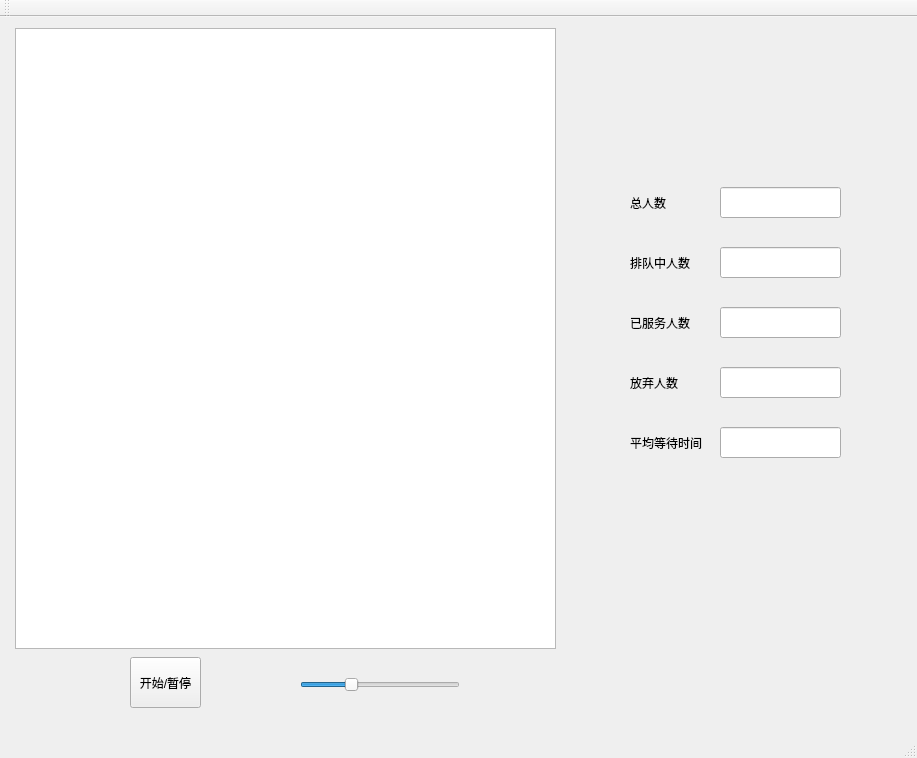
<?xml version="1.0" encoding="UTF-8"?>
<ui version="4.0">
 <class>MainWindow</class>
 <widget class="QMainWindow" name="MainWindow">
  <property name="geometry">
   <rect>
    <x>0</x>
    <y>0</y>
    <width>917</width>
    <height>758</height>
   </rect>
  </property>
  <property name="sizePolicy">
   <sizepolicy hsizetype="Fixed" vsizetype="Fixed">
    <horstretch>0</horstretch>
    <verstretch>0</verstretch>
   </sizepolicy>
  </property>
  <property name="minimumSize">
   <size>
    <width>0</width>
    <height>0</height>
   </size>
  </property>
  <property name="maximumSize">
   <size>
    <width>1024</width>
    <height>768</height>
   </size>
  </property>
  <property name="windowTitle">
   <string>MainWindow</string>
  </property>
  <widget class="QWidget" name="centralWidget">
   <widget class="QGraphicsView" name="graphicsView">
    <property name="geometry">
     <rect>
      <x>15</x>
      <y>11</y>
      <width>541</width>
      <height>621</height>
     </rect>
    </property>
   </widget>
   <widget class="QPushButton" name="pushButtonSwitch">
    <property name="geometry">
     <rect>
      <x>130</x>
      <y>640</y>
      <width>71</width>
      <height>51</height>
     </rect>
    </property>
    <property name="text">
     <string>开始/暂停</string>
    </property>
   </widget>
   <widget class="QSlider" name="horizontalSliderSpeed">
    <property name="geometry">
     <rect>
      <x>300</x>
      <y>660</y>
      <width>160</width>
      <height>16</height>
     </rect>
    </property>
    <property name="maximum">
     <number>100</number>
    </property>
    <property name="value">
     <number>30</number>
    </property>
    <property name="tracking">
     <bool>true</bool>
    </property>
    <property name="orientation">
     <enum>Qt::Horizontal</enum>
    </property>
    <property name="invertedAppearance">
     <bool>false</bool>
    </property>
    <property name="invertedControls">
     <bool>false</bool>
    </property>
   </widget>
   <widget class="QLabel" name="label">
    <property name="geometry">
     <rect>
      <x>630</x>
      <y>160</y>
      <width>111</width>
      <height>51</height>
     </rect>
    </property>
    <property name="text">
     <string>总人数</string>
    </property>
   </widget>
   <widget class="QLabel" name="label_2">
    <property name="geometry">
     <rect>
      <x>630</x>
      <y>220</y>
      <width>111</width>
      <height>51</height>
     </rect>
    </property>
    <property name="text">
     <string>排队中人数</string>
    </property>
   </widget>
   <widget class="QLabel" name="label_3">
    <property name="geometry">
     <rect>
      <x>630</x>
      <y>280</y>
      <width>111</width>
      <height>51</height>
     </rect>
    </property>
    <property name="text">
     <string>已服务人数</string>
    </property>
   </widget>
   <widget class="QLabel" name="label_4">
    <property name="geometry">
     <rect>
      <x>630</x>
      <y>340</y>
      <width>111</width>
      <height>51</height>
     </rect>
    </property>
    <property name="text">
     <string>放弃人数</string>
    </property>
   </widget>
   <widget class="QLabel" name="label_5">
    <property name="geometry">
     <rect>
      <x>630</x>
      <y>400</y>
      <width>111</width>
      <height>51</height>
     </rect>
    </property>
    <property name="text">
     <string>平均等待时间</string>
    </property>
   </widget>
   <widget class="QLineEdit" name="lineEdit">
    <property name="geometry">
     <rect>
      <x>720</x>
      <y>170</y>
      <width>121</width>
      <height>31</height>
     </rect>
    </property>
    <property name="alignment">
     <set>Qt::AlignRight|Qt::AlignTrailing|Qt::AlignVCenter</set>
    </property>
    <property name="readOnly">
     <bool>true</bool>
    </property>
   </widget>
   <widget class="QLineEdit" name="lineEdit_2">
    <property name="geometry">
     <rect>
      <x>720</x>
      <y>230</y>
      <width>121</width>
      <height>31</height>
     </rect>
    </property>
    <property name="alignment">
     <set>Qt::AlignRight|Qt::AlignTrailing|Qt::AlignVCenter</set>
    </property>
    <property name="readOnly">
     <bool>true</bool>
    </property>
   </widget>
   <widget class="QLineEdit" name="lineEdit_3">
    <property name="geometry">
     <rect>
      <x>720</x>
      <y>290</y>
      <width>121</width>
      <height>31</height>
     </rect>
    </property>
    <property name="alignment">
     <set>Qt::AlignRight|Qt::AlignTrailing|Qt::AlignVCenter</set>
    </property>
    <property name="readOnly">
     <bool>true</bool>
    </property>
   </widget>
   <widget class="QLineEdit" name="lineEdit_4">
    <property name="geometry">
     <rect>
      <x>720</x>
      <y>350</y>
      <width>121</width>
      <height>31</height>
     </rect>
    </property>
    <property name="alignment">
     <set>Qt::AlignRight|Qt::AlignTrailing|Qt::AlignVCenter</set>
    </property>
    <property name="readOnly">
     <bool>true</bool>
    </property>
   </widget>
   <widget class="QLineEdit" name="lineEdit_5">
    <property name="geometry">
     <rect>
      <x>720</x>
      <y>410</y>
      <width>121</width>
      <height>31</height>
     </rect>
    </property>
    <property name="alignment">
     <set>Qt::AlignRight|Qt::AlignTrailing|Qt::AlignVCenter</set>
    </property>
    <property name="readOnly">
     <bool>true</bool>
    </property>
   </widget>
  </widget>
  <widget class="QMenuBar" name="menuBar">
   <property name="geometry">
    <rect>
     <x>0</x>
     <y>0</y>
     <width>917</width>
     <height>22</height>
    </rect>
   </property>
  </widget>
  <widget class="QToolBar" name="mainToolBar">
   <attribute name="toolBarArea">
    <enum>TopToolBarArea</enum>
   </attribute>
   <attribute name="toolBarBreak">
    <bool>false</bool>
   </attribute>
  </widget>
  <widget class="QStatusBar" name="statusBar"/>
 </widget>
 <layoutdefault spacing="6" margin="11"/>
 <resources/>
 <connections/>
</ui>
